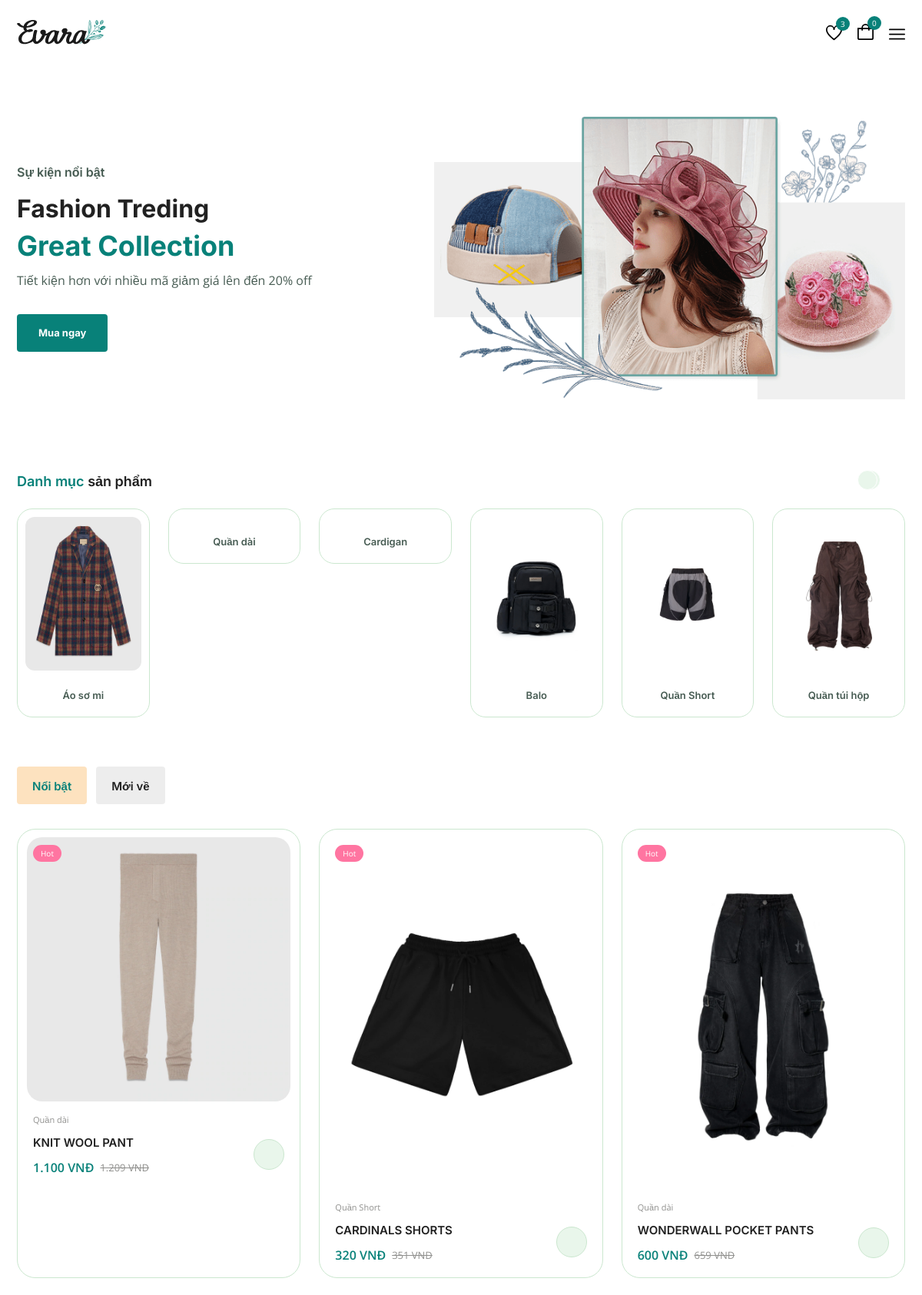
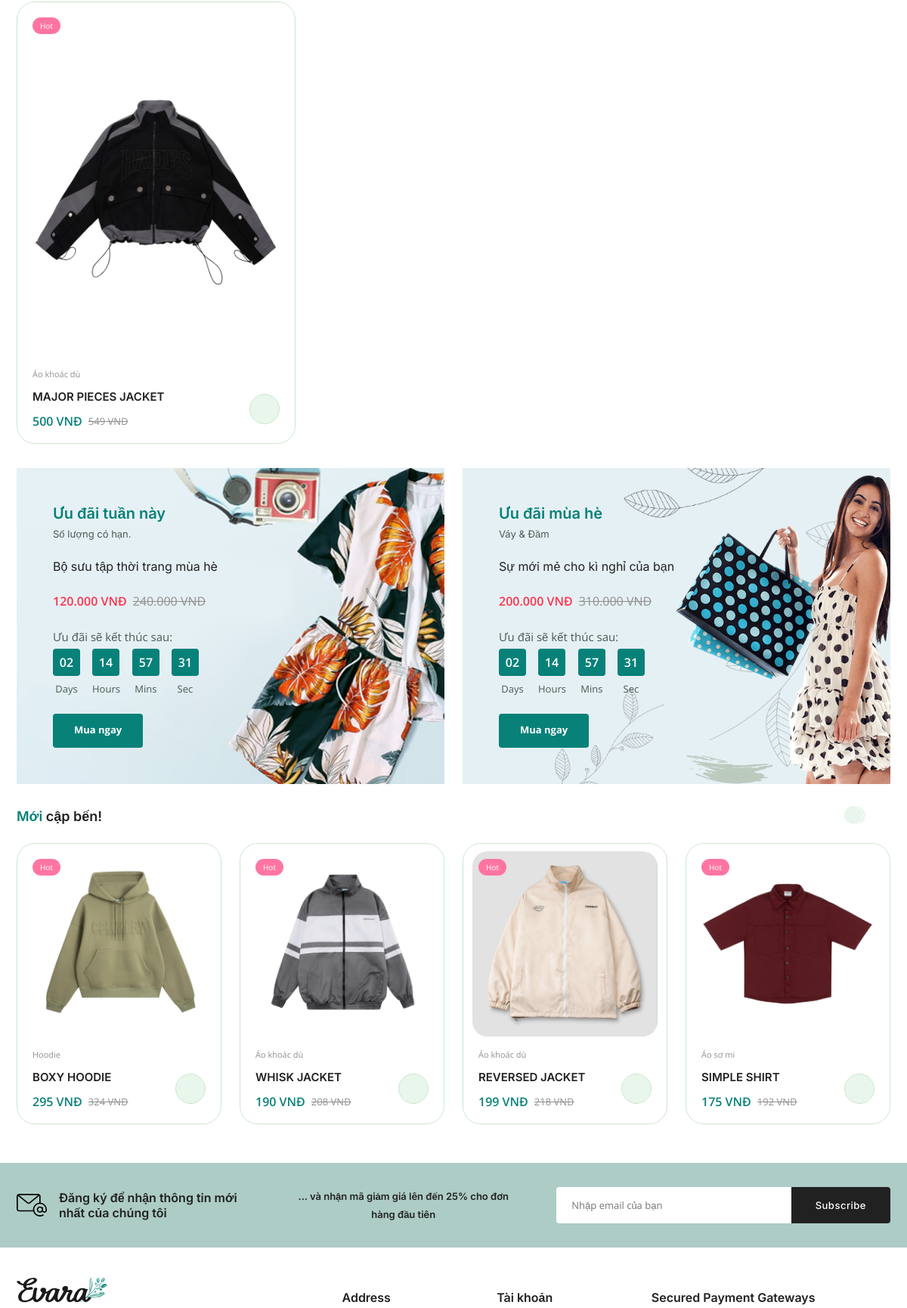
The page / (upper part) on the database its author committed (2 pictures, top to bottom).
### tables this page shows
CREATE TABLE `tbl_category` (
  `catId` int NOT NULL,
  `catName` varchar(255) NOT NULL,
  `catImg` varchar(255) DEFAULT NULL
);

CREATE TABLE `tbl_product` (
  `pdId` int NOT NULL,
  `pdName` varchar(255) NOT NULL,
  `pdDesc` text,
  `pdPrice` varchar(255) NOT NULL,
  `pdImg` varchar(255) DEFAULT NULL,
  `pdDescImg` varchar(255) DEFAULT NULL,
  `pdDate` varchar(255) DEFAULT NULL,
  `pdStatus` varchar(5) NOT NULL DEFAULT '2',
  `catId` int DEFAULT NULL,
  `brandId` int DEFAULT NULL
);

### lib/database.php (called while the page is built, shortened)
<?php
Class Database{
   public $host   = DB_HOST;
   public $user   = DB_USER;
   public $pass   = DB_PASS;
   public $dbname = DB_NAME;
   public $link;
private function connectDB(){
   $this->link = new mysqli($this->host, $this->user, $this->pass,
    $this->dbname);
 }
public function select($query){
  $result = $this->link->query($query) or
   die($this->link->error.__LINE__);
  if($result->num_rows > 0){
    return $result;
  } else {
    return false;
  }
 }
}

### classes/cls_category.php (called while the page is built, shortened)
<?php
    $filepath = realpath(dirname(__FILE__));
    include_once ($filepath.'/../lib/database.php');
    include_once ($filepath.'/../helpers/format.php');
?>
<?php
    class category
    {
        private $db;
        public function __construct()
        {
            $this->db = new Database();
        }
        public function show_categories() {
            $query ="SELECT * FROM tbl_category ORDER BY catId DESC";
            $result = $this->db->select($query);
            return $result;
        }
    }
?>

### classes/cls_product.php (called while the page is built, shortened)
<?php
    $filepath = realpath(dirname(__FILE__));
    include_once ($filepath.'/../lib/database.php');
    include_once ($filepath.'/../helpers/format.php');
?>
<?php
    class product
    {
        private $db;
        public function __construct()
        {
            $this->db = new Database();
        }
        public function show_products_8_by_type($type) {
            $query = "SELECT pd.*, ct.catName, br.brandName FROM tbl_product pd
                      LEFT JOIN tbl_category ct ON pd.catId = ct.catId
                      LEFT JOIN tbl_brand br ON pd.brandId = br.brandId
                      WHERE pd.pdStatus = '$type'
                      ORDER BY pd.pdId DESC LIMIT 8";
            $result = $this->db->select($query);
            return $result;
        }
        public function show_products_16() {
            $query = "SELECT pd.*, ct.catName, br.brandName FROM tbl_product pd
                      LEFT JOIN tbl_category ct ON pd.catId = ct.catId
                      LEFT JOIN tbl_brand br ON pd.brandId = br.brandId
                      ORDER BY pd.pdId DESC LIMIT 16";
            $result = $this->db->select($query);
            return $result;
        }
    }
?>

### helpers/format.php (called while the page is built, shortened)
<?php
class Format{
 public function formatPrice($num){
   return number_format($num, 0, ',', '.') . ' VNĐ';
}
}
?>

### index.php (the view, shortened to what this page needs)
<?php
    include "./inc/header.php";
    include "./inc/navigationbar.php";
?>
    <main class="main">
        <section class="home section--lg">
            <div class="home__container container grid">
                <div class="home__content">
                    <span class="home__subtitle">Sự kiện nổi bật</span>
                    <h1 class="home__title">
                        Fashion Treding <br> <span>Great Collection</span>
                    </h1>
                    <p class="home__description">
                        Tiết kiện hơn với nhiều mã giảm giá lên đến 20% off
                    </p>
                    <a href="shop.php" class="btn">Mua ngay</a>
                </div>
                <img src="./assets/img/home-img.png" alt="" class="" home__img>
            </div>
        </section>
        <section class="categories container section">
            <h3 class="section__title"><span>Danh mục</span> sản phẩm</h3>
            <div class="categories__container swiper">
                <div class="swiper-wrapper">
                    <?php
                        include_once './classes/cls_category.php';
                        $cat = new category();
                        $catlist = $cat->show_categories();
                        if($catlist) {
                            while ($result_cat_list = $catlist->fetch_assoc()) {
                    ?>
                    <a href="shop.php" class="category__item swiper-slide">
                        <img src="./admin_panel/uploads/<?=$result_cat_list['catImg']?>" alt="" height="200px" class="category__img">
                        <h3 class="category__title"><?=$result_cat_list['catName']?></h3>
                    </a>
                    <?php
                            }
                        }
                    ?>
                </div>
                <div class="swiper-button-next">
                </div>
                <div class="swiper-button-prev">
                </div>
            </div>
        </section>
        <section class="products section container">
            <div class="tab__btns">
                <span class="tab__btn active-tab" data-target="#featured">Nổi bật</span>
                <span class="tab__btn" data-target="#new-added">Mới về</span>
            </div>
            <div class="tab__items">
                <div class="tab__item active-tab" content id="featured">
                    <div class="products__container grid">
                        <?php
                            include_once './helpers/format.php';
                            include_once './classes/cls_product.php';
                            $fm = new Format();
                            $pd = new product();
                            $pdlist = $pd->show_products_8_by_type('1');
                            if($pdlist) {
                                while ($result_pd_list = $pdlist->fetch_assoc()) {
                                    $newPriceFm = $fm->formatPrice($result_pd_list['pdPrice']);
                                    $oldPrice = $result_pd_list['pdPrice'] + ($result_pd_list['pdPrice'] * 10 / 100 -1);
                                    $oldPriceFm = $fm->formatPrice($oldPrice);
                        ?>
                        <div class="product__item">
                            <div class="product__banner">
                                <a href="./details.php?proid=<?=$result_pd_list['pdId']?>" class="product__images">
                                    <img src="./admin_panel/uploads/<?=$result_pd_list['pdImg']?>" alt="" class="product__img default">
                                </a>
                                <div class="product__badge light-pink">Hot</div>
                            </div>
                            <div class="product__content">
                                <span class="product__category"><?=$result_pd_list['catName']?></span>
                                <a href="details.html">
                                    <h3 class="product__title"><?=$result_pd_list['pdName']?></h3>
                                </a>
                                <div class="product__price flex">
                                    <span class="new__price"><?=$newPriceFm?></span>
                                    <span class="old__price"><?=$oldPriceFm?></span>
                                </div>
                                <p class="action__btn cart__btn" aria-label="Add To Wishlist">
                                </p>
                            </div>
                        </div>
                        <?php
                                }
                            }
                        ?>
                    </div>
                </div>
                        <?php
                            include_once './helpers/format.php';
                            include_once './classes/cls_product.php';
                            $fm = new Format();
                            $pd = new product();
                        ?>
            </div>
        </section>
        <section class="deals">
            <div class="deals__container container grid">
                <div class="deals__item">
                    <div class="deals__group">
                        <h3 class="deals__brand">Ưu đãi tuần này</h3>
                        <span class="deals__category">Số lượng có hạn.</span>
                    </div>
                    <h4 class="deals__title">Bộ sưu tập thời trang mùa hè</h4>
                    <div class="deals__price flex">
                        <span class="new__price">120.000 VNĐ</span>
                        <span class="old__price">240.000 VNĐ</span>
                    </div>
                    <div class="deals__group">
                        <p class="deals__countdown-text">Ưu đãi sẽ kết thúc sau:</p>
                        <div class="countdown">
                            <div class="countdown_amount">
                                <p class="countdown__period">02</p>
                                <span class="unit">Days</span>
                            </div>
                            <div class="countdown_amount">
                                <p class="countdown__period">14</p>
                                <span class="unit">Hours</span>
                            </div>
                            <div class="countdown_amount">
                                <p class="countdown__period">57</p>
                                <span class="unit">Mins</span>
                            </div>
                            <div class="countdown_amount">
                                <p class="countdown__period">31</p>
                                <span class="unit">Sec</span>
                            </div>
                        </div>
                    </div>
                    <div class="deals__btn">
                        <a href="details.html" class="btn btn--md">Mua ngay</a>
                    </div>
                </div>
                <div class="deals__item">
                    <div class="deals__group">
                        <h3 class="deals__brand">Ưu đãi mùa hè</h3>
                        <span class="deals__category">Váy & Đầm</span>
                    </div>
                    <h4 class="deals__title">Sự mới mẻ cho kì nghỉ của bạn</h4>
                    <div class="deals__price flex">
                        <span class="new__price">200.000 VNĐ</span>
                        <span class="old__price">310.000 VNĐ</span>
                    </div>
                    <div class="deals__group">
                        <p class="deals__countdown-text">Ưu đãi sẽ kết thúc sau:</p>
                        <div class="countdown">
                            <div class="countdown_amount">
                                <p class="countdown__period">02</p>
                                <span class="unit">Days</span>
                            </div>
                            <div class="countdown_amount">
                                <p class="countdown__period">14</p>
                                <span class="unit">Hours</span>
                            </div>
                            <div class="countdown_amount">
                                <p class="countdown__period">57</p>
                                <span class="unit">Mins</span>
                            </div>
                            <div class="countdown_amount">
                                <p class="countdown__period">31</p>
                                <span class="unit">Sec</span>
                            </div>
                        </div>
                    </div>
                    <div class="deals__btn">
                        <a href="details.html" class="btn btn--md">Mua ngay</a>
                    </div>
                </div>
            </div>
        </section>
        <section class="new__arrivals container section">
            <h3 class="section__title"><span>Mới</span> cập bến!</h3>
            <div class="new__container swiper">
                <div class="swiper-wrapper">
                    <?php
                        $pdlist = $pd->show_products_16();
                        if($pdlist) {
                            while ($result_pd_list = $pdlist->fetch_assoc()) {
                                $newPriceFm = $fm->formatPrice($result_pd_list['pdPrice']);
                                $oldPrice = $result_pd_list['pdPrice'] + ($result_pd_list['pdPrice'] * 10 / 100 -1);
                                $oldPriceFm = $fm->formatPrice($oldPrice);
                    ?>
                    <div class="product__item swiper-slide">
                        <div class="product__banner">
                            <a href="./details.php?proid=<?=$result_pd_list['pdId']?>" class="product__images">
                            </a>
                            <div class="product__badge light-pink">Hot</div>
                        </div>
                        <div class="product__content">
                            <span class="product__category"><?=$result_pd_list['catName']?></span>
                            <a href="details.html">
                                <h3 class="product__title"><?=$result_pd_list['pdName']?></h3>
                            </a>
                            <div class="product__price flex">
                                <span class="new__price"><?=$newPriceFm?></span>
                                <span class="old__price"><?=$oldPriceFm?></span>
                            </div>
                            <p class="action__btn cart__btn" aria-label="Add To Wishlist">
                            </p>
                        </div>
                    </div>
                    <?php
                            }
                        }
                    ?>
                </div>
                <div class="swiper-button-next">
                </div>
                <div class="swiper-button-prev">
                </div>
            </div>
        </section>
<?php
    include "./inc/footer.php";
?>

### rows shown on the page
tbl_category: catImg (picture), catName "Áo sơ mi"
tbl_category: catName "Quần dài"
tbl_category: catName "Cardigan"
tbl_category: catImg (picture), catName "Balo"
tbl_category: catImg (picture), catName "Quần Short"
tbl_category: catImg (picture), catName "Quần túi hộp"
tbl_product: catId.catName "Quần dài", pdName "KNIT WOOL PANT", pdPrice "1.100 VNĐ", pdPrice "1.209 VNĐ"
tbl_product: catId.catName "Quần Short", pdName "CARDINALS SHORTS", pdPrice "320 VNĐ", pdPrice "351 VNĐ"
tbl_product: catId.catName "Quần dài", pdName "WONDERWALL POCKET PANTS", pdPrice "600 VNĐ", pdPrice "659 VNĐ"
tbl_product: pdImg (picture), catId.catName "Áo khoác dù", pdName "MAJOR PIECES JACKET", pdPrice "500 VNĐ", pdPrice "549 VNĐ"
tbl_product: catId.catName "Hoodie", pdName "BOXY HOODIE", pdPrice "295 VNĐ", pdPrice "324 VNĐ"
tbl_product: catId.catName "Áo khoác dù", pdName "WHISK JACKET", pdPrice "190 VNĐ", pdPrice "208 VNĐ"
tbl_product: catId.catName "Áo khoác dù", pdName "REVERSED JACKET", pdPrice "199 VNĐ", pdPrice "218 VNĐ"
tbl_product: catId.catName "Áo sơ mi", pdName "SIMPLE SHIRT", pdPrice "175 VNĐ", pdPrice "192 VNĐ"
